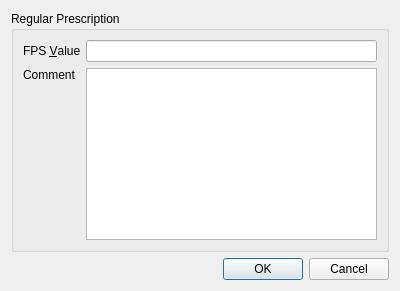
<?xml version="1.0" encoding="UTF-8"?>
<ui version="4.0">
 <class>FPSDialog</class>
 <widget class="QDialog" name="FPSDialog">
  <property name="geometry">
   <rect>
    <x>0</x>
    <y>0</y>
    <width>400</width>
    <height>291</height>
   </rect>
  </property>
  <property name="windowTitle">
   <string>Dialog</string>
  </property>
  <layout class="QVBoxLayout" name="verticalLayout">
   <item>
    <widget class="QGroupBox" name="groupBox">
     <property name="title">
      <string>Regular Prescription</string>
     </property>
     <layout class="QGridLayout" name="gridLayout">
      <item row="0" column="0">
       <widget class="QLabel" name="label">
        <property name="text">
         <string>FPS &amp;Value</string>
        </property>
        <property name="buddy">
         <cstring>fps</cstring>
        </property>
       </widget>
      </item>
      <item row="0" column="1">
       <widget class="QLineEdit" name="fps"/>
      </item>
      <item row="1" column="0">
       <layout class="QVBoxLayout" name="verticalLayout_2">
        <item>
         <widget class="QLabel" name="label_5">
          <property name="text">
           <string>Comment</string>
          </property>
         </widget>
        </item>
        <item>
         <spacer name="verticalSpacer">
          <property name="orientation">
           <enum>Qt::Vertical</enum>
          </property>
          <property name="sizeHint" stdset="0">
           <size>
            <width>20</width>
            <height>40</height>
           </size>
          </property>
         </spacer>
        </item>
       </layout>
      </item>
      <item row="1" column="1">
       <widget class="QPlainTextEdit" name="comment"/>
      </item>
     </layout>
    </widget>
   </item>
   <item>
    <widget class="QDialogButtonBox" name="buttonBox">
     <property name="orientation">
      <enum>Qt::Horizontal</enum>
     </property>
     <property name="standardButtons">
      <set>QDialogButtonBox::Cancel|QDialogButtonBox::Ok</set>
     </property>
    </widget>
   </item>
  </layout>
 </widget>
 <resources/>
 <connections>
  <connection>
   <sender>buttonBox</sender>
   <signal>accepted()</signal>
   <receiver>FPSDialog</receiver>
   <slot>accept()</slot>
   <hints>
    <hint type="sourcelabel">
     <x>248</x>
     <y>254</y>
    </hint>
    <hint type="destinationlabel">
     <x>157</x>
     <y>274</y>
    </hint>
   </hints>
  </connection>
  <connection>
   <sender>buttonBox</sender>
   <signal>rejected()</signal>
   <receiver>FPSDialog</receiver>
   <slot>reject()</slot>
   <hints>
    <hint type="sourcelabel">
     <x>316</x>
     <y>260</y>
    </hint>
    <hint type="destinationlabel">
     <x>286</x>
     <y>274</y>
    </hint>
   </hints>
  </connection>
 </connections>
</ui>
